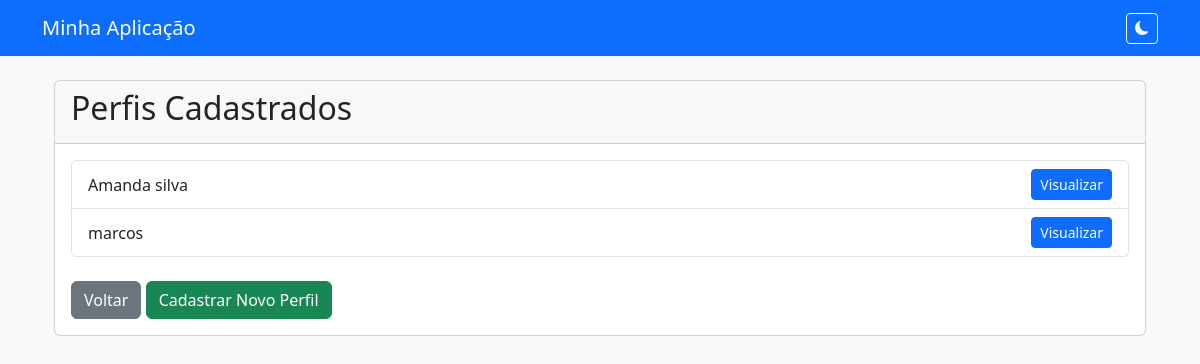
The page /perfis/ on the database as committed earlier.
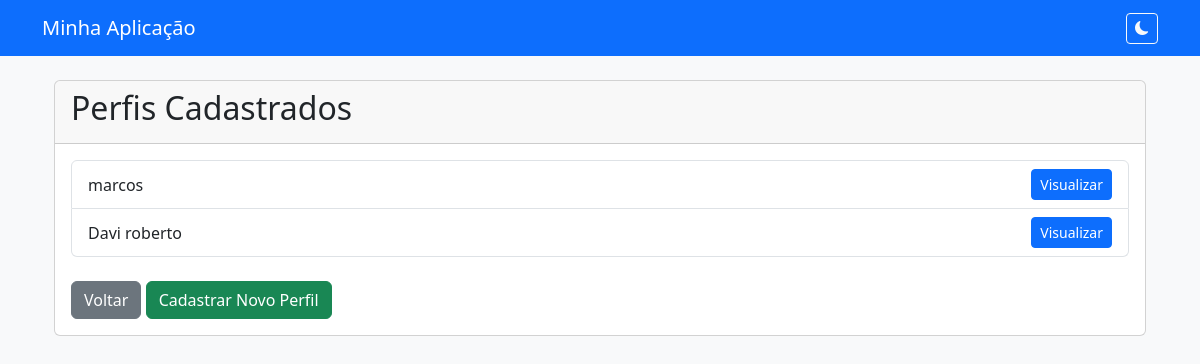
The same page on the database as committed later.
### app/models.py (models this page shows, shortened)
class Perfil(models.Model):
    nome = models.CharField(max_length=100)
    idade = models.IntegerField()
    sexo = models.CharField(max_length=1, choices=[('M', 'Masculino'), ('F', 'Feminino')])
    peso_inicial = models.FloatField()
    altura = models.FloatField()  # em metros
    nivel_atividade = models.CharField(
    max_length=20,
    choices=[
        ('baixo', 'Sedentário'),
        ('moderado', 'Atividade física moderada'),
        ('alto', 'Atividade física intensa'),
    ],
    default='moderado'
)

### app/views.py (the view)
# urls.py: path('perfis/', views.lista_perfis, name='lista_perfis'),
def lista_perfis(request):
    perfis = Perfil.objects.all()
    return render(request, 'app/lista_perfis.html', {'perfis': perfis})

### app/templates/app/lista_perfis.html (shortened to what this page needs)
{% extends "base.html" %}
{% block content %}
<div class="container mt-4">
  <div class="card">
    <div class="card-header">
      <h2>Perfis Cadastrados</h2>
    </div>
    <div class="card-body">
      {% if perfis %}
        <ul class="list-group">
          {% for perfil in perfis %}
            <li class="list-group-item d-flex justify-content-between align-items-center">
              {{ perfil.nome }}
              <a href="{% url 'detalhes_perfil' perfil.id %}" class="btn btn-sm btn-primary">Visualizar</a>
            </li>
          {% endfor %}
        </ul>
      {% else %}
        <p class="text-muted">Nenhum perfil cadastrado ainda.</p>
      {% endif %}
      <div class="mt-4">
        <a href="{% url 'boas_vindas' %}" class="btn btn-secondary">Voltar</a>
        <a href="{% url 'cadastro_perfil' %}" class="btn btn-success">Cadastrar Novo Perfil</a>
      </div>
    </div>
  </div>
</div>
{% endblock %}

### app/templates/base.html (shortened to what this page needs)
<!DOCTYPE html>
<html lang="pt-br">
<head>
    <link href="https://cdn.jsdelivr.net/npm/bootstrap@5.3.0/dist/css/bootstrap.min.css" rel="stylesheet">
    <link href="https://cdn.jsdelivr.net/npm/bootstrap-icons@1.10.5/font/bootstrap-icons.css" rel="stylesheet">
</head>
<body class="bg-light">
<nav class="navbar navbar-expand-lg navbar-dark bg-primary mb-4">
  <div class="container d-flex justify-content-between align-items-center">
    <a class="navbar-brand" href="{% url 'lista_perfis' %}">Minha Aplicação</a>
    <button id="toggleDarkMode" class="btn btn-outline-light btn-sm">
      <i id="iconDarkMode" class="bi bi-moon-fill"></i>
    </button>
  </div>
</nav>
<div class="container">
    {% block content %}
    {% endblock %}
</div>
</body>
</html>

Rows that differ between the two databases and show on the page:
removed Perfil: nome "Amanda silva"
added Perfil: nome "Davi roberto"
